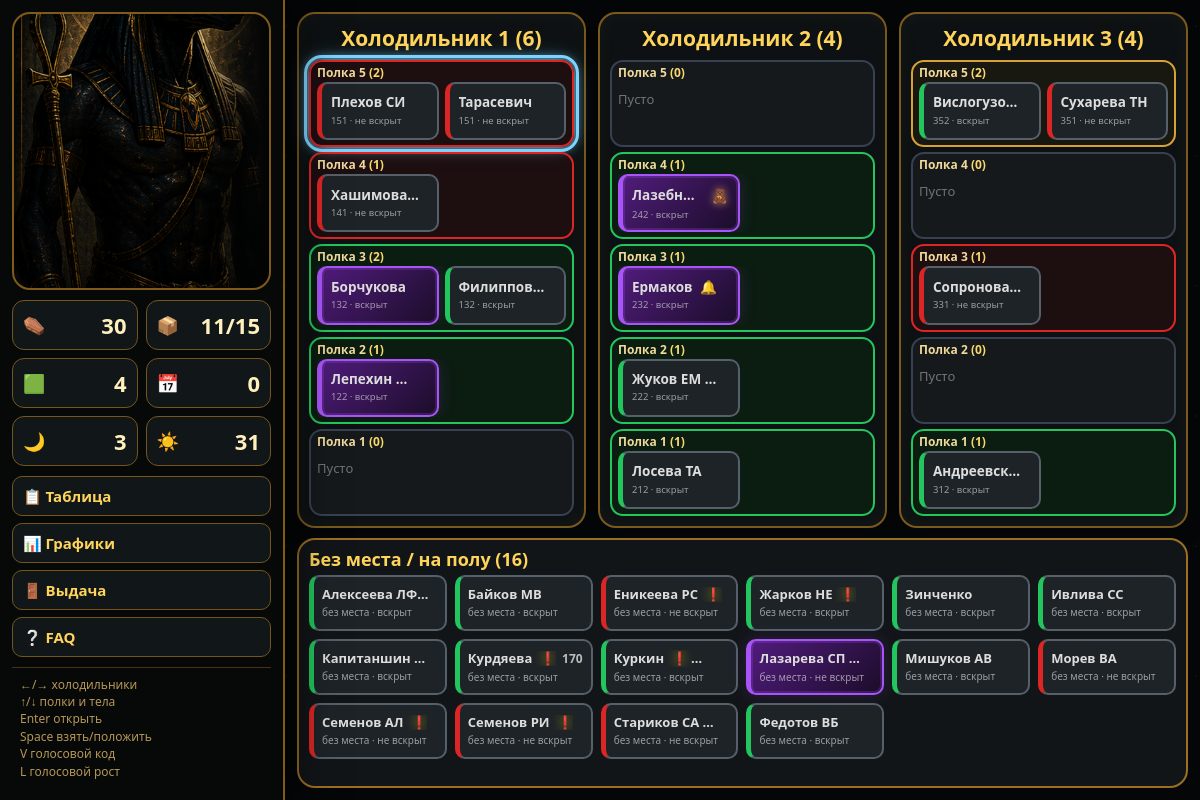
The page / on the database its author committed.
### models.py (models this page shows)
class Body(Base):
    __tablename__ = "bodies"
    id = Column(Integer, primary_key=True, index=True)
    surname = Column(String, nullable=False)
    initials = Column(String, default="")
    height = Column(Integer, default=0)
    fridge = Column(Integer, default=0)
    shelf = Column(Integer, default=0)
    autopsy = Column(Integer, default=1)
    comment = Column(Text, default="")
    arrived_at = Column(DateTime, default=datetime.now)
    issued_at = Column(DateTime, nullable=True)
    flag_marshmallow = Column(Integer, default=0)
    flag_blue_face = Column(Integer, default=0)
    flag_crooked_leg = Column(Integer, default=0)
    flag_vegetation = Column(Integer, default=0)
    flag_defects = Column(Integer, default=0)
    issue_planned_at = Column(DateTime, nullable=True)
    issue_clothes = Column(Integer, default=0)
    issue_shave_clean = Column(Integer, default=0)
    issue_beautify = Column(Integer, default=0)
    issue_beard = Column(Integer, default=0)  # совместимость со старыми версиями
    issue_mustache = Column(Integer, default=0)
    issue_funeral = Column(Integer, default=0)
    issue_note = Column(Text, default="")
    issue_reject = Column(Integer, default=0)

### routes/pages.py (the view)
@router.get("/", response_class=HTMLResponse)
def index(request: Request):
    db = SessionLocal()
    try:
        active_bodies = (
            db.query(Body)
            .filter(Body.issued_at.is_(None))
            .order_by(Body.fridge, Body.shelf, Body.surname, Body.id)
            .all()
        )
        active_bodies = enrich_bodies(active_bodies)
        known_bodies = [
            b for b in active_bodies
            if b.fridge in (1, 2, 3) and b.shelf in (1, 2, 3, 4, 5)
        ]
        unknown_bodies = [
            b for b in active_bodies
            if b.fridge == 0 or b.shelf == 0
        ]
        fridge_map = build_fridge_map(known_bodies)
        occupied = {(b.fridge, b.shelf) for b in known_bodies}
        return request.app.state.templates.TemplateResponse(
            request=request,
            name="index.html",
            context={
                "fridge_map": fridge_map,
                "unknown_bodies": unknown_bodies,
                "total_active": len(active_bodies),
                "free_shelves": 15 - len(occupied),
                "week_total": count_arrived_since(db, start_of_week()),
                "month_total": count_arrived_since(db, start_of_month()),
                "year_total": count_arrived_since(db, start_of_year()),
                "today_str": datetime.now().strftime("%Y-%m-%d"),
            }
        )
    finally:
        db.close()

### templates/index.html (shortened to what this page needs)
<!DOCTYPE html>
<html lang="ru">
<head>
<link rel="stylesheet" href="/static/style.css">
</head>
<body>
<aside class="side-panel">
    <div class="anubis-photo"></div>
    <div class="stats-box">
        <div class="stat-line" title="Сейчас в морге">⚰️ <b>{{ total_active }}</b></div>
        <div class="stat-line" title="Занято полок">📦 <b>{{ 15 - free_shelves }}/15</b></div>
        <div class="stat-line" title="Свободно полок">🟩 <b>{{ free_shelves }}</b></div>
        <div class="stat-line" title="Поступило за неделю">📅 <b>{{ week_total }}</b></div>
        <div class="stat-line" title="Поступило за месяц">🌙 <b>{{ month_total }}</b></div>
        <div class="stat-line" title="Поступило за год">☀️ <b>{{ year_total }}</b></div>
    </div>
    <nav class="side-links">
        <a href="/table">📋 Таблица</a>
        <a href="/stats">📊 Графики</a>
        <a href="/issue">🚪 Выдача</a>
        <a href="/faq">❔ FAQ</a>
    </nav>
    <div class="hotkeys">
        ←/→ холодильники<br>
        ↑/↓ полки и тела<br>
        Enter открыть<br>
        Space взять/положить<br>
        V голосовой код<br>
        L голосовой рост
    </div>
</aside>
<main class="layout">
<section class="fridges">
{% for fridge in fridge_map %}
<div class="fridge">
<div class="fridge-title">Холодильник {{ fridge.fridge }} ({{ fridge.shelves|map(attribute='bodies')|map('length')|sum }})</div>
<div class="shelves">
{% for shelf in fridge.shelves|reverse %}
<div
class="shelf {{ shelf.color_class }}"
data-nav-type="shelf"
data-fridge="{{ fridge.fridge }}"
data-shelf="{{ shelf.shelf }}"
onclick="Anubis.openShelfModal({{ fridge.fridge }},{{ shelf.shelf }})"
>
<div class="shelf-header">Полка {{ shelf.shelf }} <span class="shelf-count {% if shelf.bodies|length > 2 %}shelf-count-over{% endif %}">({{ shelf.bodies|length }})</span></div>
{% if shelf.bodies %}
<div class="bodies shelf-bodies-scroll">
{% for b in shelf.bodies %}
<div
class="body-chip status-{{ b.autopsy }}{% if b.issue_planned_at and b.issue_planned_at.strftime('%Y-%m-%d') == today_str %} issue-today{% endif %}{% if b.issue_reject %} issue-reject{% endif %}"
data-nav-type="body"
data-body-id="{{ b.id }}"
data-surname="{{ b.surname|lower }}"
onmouseenter="Anubis.hoveredBodyId={{ b.id }}"
onmouseleave="if(Anubis.hoveredBodyId==={{ b.id }}) Anubis.hoveredBodyId=null"
onclick="event.stopPropagation(); Anubis.openEditModal({{ b.id }})"
>
<div class="body-main">
<span class="body-name">
{{ b.surname }}{% if b.initials %} {{ b.initials }}{% endif %}
{% if b.has_comment %}<span class="bell">🔔</span>{% endif %}
{% if b.is_duplicate_surname %}<span class="warn duplicate-warn" title="Похожие фамилии">❗</span>{% endif %}
</span>
<span class="body-height">
{% if b.flag_marshmallow %}<span class="body-flag flag-blink body-fat-flag" title="Толстый">🧸</span>{% endif %}
</span>
</div>
<div class="body-meta">
{{ b.fridge }}{{ b.shelf }}{{ b.autopsy }}
· {% if b.autopsy==2 %}вскрыт{% else %}не вскрыт{% endif %}
</div>
</div>
{% endfor %}
</div>
{% else %}
<div class="empty-text">Пусто</div>
{% endif %}
</div>
{% endfor %}
</div>
</div>
{% endfor %}
</section>
<section
class="unknown-zone"
data-nav-type="unknown-zone"
data-fridge="0"
data-shelf="0"
onclick="Anubis.openUnknownModal()"
>
<div class="unknown-title">Без места / на полу ({{ unknown_bodies|length }})</div>
<div class="unknown-bodies">
{% if unknown_bodies %}
{% for b in unknown_bodies %}
<div
class="body-chip unknown-chip status-{{ b.autopsy }}{% if b.issue_planned_at and b.issue_planned_at.strftime('%Y-%m-%d') == today_str %} issue-today{% endif %}{% if b.issue_reject %} issue-reject{% endif %}"
data-nav-type="body"
data-body-id="{{ b.id }}"
data-surname="{{ b.surname|lower }}"
onmouseenter="Anubis.hoveredBodyId={{ b.id }}"
onmouseleave="if(Anubis.hoveredBodyId==={{ b.id }}) Anubis.hoveredBodyId=null"
onclick="event.stopPropagation(); Anubis.openEditModal({{ b.id }})"
>
<div class="body-main">
<span class="body-name">
{{ b.surname }}{% if b.initials %} {{ b.initials }}{% endif %}
{% if b.has_comment %}<span class="bell">🔔</span>{% endif %}
{% if b.is_duplicate_surname %}<span class="warn duplicate-warn" title="Похожие фамилии">❗</span>{% endif %}
{% if b.issue_reject %}
<span class="body-flag flag-reject" title="Отказ">❌</span>
{% else %}
{% if b.flag_blue_face %}<span class="body-flag flag-blink" title="Синий">🔵</span>{% endif %}
{% if b.flag_vegetation %}<span class="body-flag flag-blink" title="Растительность">🌿</span>{% endif %}
{% endif %}
</span>
<span class="body-height">
{% if b.height %}{{ b.height }}{% endif %}
</span>
</div>
<div class="body-meta">
без места · {% if b.autopsy==2 %}вскрыт{% else %}не вскрыт{% endif %}
</div>
</div>
{% endfor %}
{% else %}
<div class="empty-text">Нет записей без места</div>
{% endif %}
</div>
</section>
</main>
</body>
</html>

### static/style.css (style rules this page uses)
.duplicate-warn { cursor:help; display:inline-block; filter:drop-shadow(0 0 6px rgba(255, 234, 0, .95)); }

### static/css/base.css (style rules this page uses)
* { margin:0; padding:0; box-sizing:border-box; }
html, body { height:100%; background:#050607; color:#ddd; font-family:Segoe UI,Arial,sans-serif; }
body { position:relative; }
body:before { content:""; position:fixed; inset:0; pointer-events:none; opacity:.06; background-image: radial-gradient(circle at 20% 20%,#cfa95d 1px,transparent 1px), radial-gradient(circle at 80% 30%,#cfa95d 1px,transparent 1px), radial-gradient(circle at 40% 80%,#cfa95d 1px,transparent 1px); background-size:130px 130px; z-index:0; }

### static/css/indicators.css (style rules this page uses)
.bell { display:inline-block; margin-left:4px; animation:bellBlink 1s infinite; }
.warn { display:inline-block; color:#ffd45a; font-weight:900; margin-left:4px; animation:warnBlink .75s infinite; }

### static/css/drag.css (style rules this page uses)
.body-chip { touch-action:pan-y manipulation; -webkit-user-select:none; user-select:none; -webkit-touch-callout:none; }

### static/css/issue.css (style rules this page uses)
.issue-body-card.issue-today, .body-chip.issue-today, .issue-slot-body.issue-today { border-color:#a855f7!important; border-left-color:#a855f7!important; background:linear-gradient(135deg,rgba(88,28,135,.9),rgba(28,12,43,.92))!important; box-shadow:0 0 0 2px rgba(168,85,247,.2) inset,0 0 18px rgba(168,85,247,.18)!important; }

### rows shown on the page
Body: surname "Плехов", initials "СИ", fridge "1", shelf "5", autopsy "1", shows "не вскрыт"
Body: surname "Тарасевич", fridge "1", shelf "5", autopsy "1", shows "не вскрыт"
Body: surname "Хашимова…", fridge "1", shelf "4", autopsy "1", shows "не вскрыт"
Body: surname "Борчукова", fridge "1", shelf "3", autopsy "2", shows "вскрыт"
Body: surname "Филиппов…", fridge "1", shelf "3", autopsy "2", shows "вскрыт"
Body: surname "Лепехин", initials "Ю…", fridge "1", shelf "2", autopsy "2", shows "вскрыт"
Body: surname "Лазебн…", fridge "2", shelf "4", autopsy "2", shows "вскрыт"
Body: surname "Ермаков", fridge "2", shelf "3", autopsy "2", shows "вскрыт"
Body: surname "Жуков", initials "ЕМ", fridge "2", shelf "2", autopsy "2", shows "вскрыт"
Body: surname "Лосева", initials "ТА", fridge "2", shelf "1", autopsy "2", shows "вскрыт"
Body: surname "Вислогузо…", fridge "3", shelf "5", autopsy "2", shows "вскрыт"
Body: surname "Сухарева", initials "ТН", fridge "3", shelf "5", autopsy "1", shows "не вскрыт"
Body: surname "Сопронова…", fridge "3", shelf "3", autopsy "1", shows "не вскрыт"
Body: surname "Андреевск…", fridge "3", shelf "1", autopsy "2", shows "вскрыт"
Body: surname "Алексеева", initials "ЛФ…", autopsy "вскрыт"
Body: surname "Байков", initials "МВ", autopsy "вскрыт"
Body: surname "Еникеева", initials "РС", autopsy "не вскрыт"
Body: surname "Жарков", initials "НЕ", autopsy "вскрыт"
Body: surname "Зинченко", autopsy "вскрыт"
Body: surname "Ивлива", initials "СС", autopsy "вскрыт"
Body: surname "Капитаншин", initials "АВ", autopsy "вскрыт"
Body: surname "Курдяева", height "170", autopsy "вскрыт"
Body: surname "Куркин", autopsy "вскрыт"
Body: surname "Лазарева", initials "СП", autopsy "не вскрыт"
Body: surname "Мишуков", initials "АВ", autopsy "вскрыт"
Body: surname "Морев", initials "ВА", autopsy "не вскрыт"
Body: surname "Семенов", initials "АЛ", autopsy "не вскрыт"
Body: surname "Семенов", initials "РИ", autopsy "не вскрыт"
Body: surname "Стариков", initials "СА", autopsy "не вскрыт"
Body: surname "Федотов", initials "ВБ", autopsy "вскрыт"

### other values the page prints
{{ total_active }} "30"
{{ 15 - free_shelves }} "11"
{{ free_shelves }} "4"
{{ week_total }} "0"
{{ month_total }} "3"
{{ year_total }} "31"
{{ fridge.fridge }} "1" "2" "3"
{{ fridge.shelves|map(attribute='bodies')|map('length')|sum }} "6" "4" "4"
{{ shelf.shelf }} "5" "4" "3" "2" "1" "5" "4" "3" "2" "1" "5" "4" "3" "2" "1"
{{ shelf.bodies|length }} "2" "1" "2" "1" "0" "0" "1" "1" "1" "1" "2" "0" "1" "0" "1"
{{ unknown_bodies|length }} "16"
